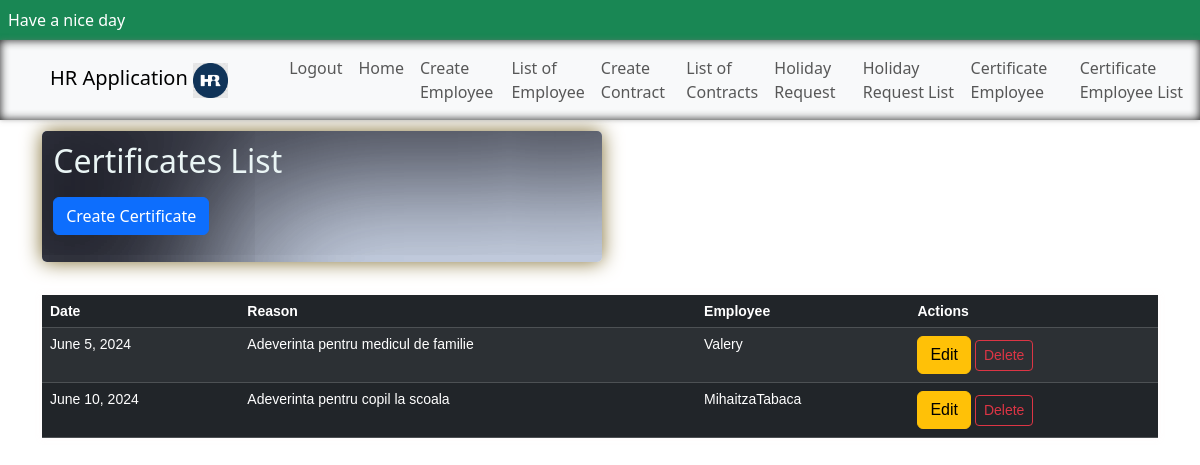
The app's page /certificates_employee_list/ (signed in) with its own data.
### documents/models.py (models this page shows)
class CertificateEmployee(models.Model):
    date = models.DateField()
    reason = models.TextField()
    employee = models.ForeignKey(Employee, on_delete=models.CASCADE)

class Employee(AbstractUser):
    POSITION = (
        ("employee", "Employee"),
        ("hr", "Human Resource"),
        ("manager", "Manager"),
    )
    phone = models.CharField(max_length=20)
    position = models.CharField(max_length=50, choices=POSITION)

### documents/views.py (the view)
# urls.py: path('certificates_employee_list/', CertificateEmployeeListView.as_view(), name='certificates_employee_list'),
class CertificateEmployeeListView(LoginRequiredMixin, ListView):
    model = CertificateEmployee
    template_name = 'CertificateEmployee/certificates_employee_list.html'
    context_object_name = 'certificates'
    def get_queryset(self):
        if self.request.user.position == 'hr' or self.request.user.is_superuser:
            return CertificateEmployee.objects.all()
        return CertificateEmployee.objects.filter(employee=self.request.user)

### templates/CertificateEmployee/certificates_employee_list.html (shortened to what this page needs)
{% extends 'base.html' %}
{% load static %}
{% block content %}
    <div class="certificates_employee_title">
    <h2 class="mb-3">Certificates List</h2>
    <a href="{% url 'create_certificate' %}" class="btn btn-primary mb-3">Create Certificate</a>
    </div>
    <table class="table table-dark table-striped certificates_employee_table">
        <thead>
        <tr>
            <th>Date</th>
            <th>Reason</th>
            <th>Employee</th>
            <th>Actions</th>
        </tr>
        </thead>
        <tbody>
        {% for certificate in certificates %}
            <tr>
                <td>{{ certificate.date }}</td>
                <td>{{ certificate.reason }}</td>
                <td>{{ certificate.employee }}</td>
                <td>
                    <a href="{% url 'update_certificate' certificate.pk %}" class="btn btn-warning">Edit</a>
                    <a href="{% url 'delete_certificate' certificate.pk %}"
                       class="btn btn-outline-danger btn-sm">Delete</a>
                </td>
            </tr>
        {% endfor %}
        </tbody>
    </table>
{% endblock %}

### static/css/my_style.css (style rules this page uses)
#background_image { background-image: url("/static/images/HRoffice2.png"); background-size: cover; background-repeat: no-repeat; background-attachment: fixed; }
.list_empoloyees_container, .holiday_request_container, .certificates_employee_table, .contract_list_table { box-shadow: 0 0 5px rgba(255, 251, 251, 0.5), 0 0 5px rgba(255, 251, 251, 0.9) ; width: 100%; margin: 3% auto; font-family: Arial, sans-serif; font-size: 14px; color: #333; }
.title_container, .contract_list_title, .certificates_employee_title { color: #eaf5f5; box-shadow: 0 0 20px rgba(128, 109, 48, 1), inset 208px 69px 150px -25px rgba(12, 12, 21, 0.9), inset 208px 69px 150px 128px rgba(221, 231, 252, 0.6); background-color: rgba(145, 193, 239, 0.3); max-width: 35rem; padding: 1%; align-items: center; text-align: start; border-radius: 5px; margin-top: 1%; }

### records on screen
CertificateEmployee: date "June 5, 2024", reason "Adeverinta pentru medicul de familie", employee "Valery"
CertificateEmployee: date "June 10, 2024", reason "Adeverinta pentru copil la scoala", employee "MihaitzaTabaca"
